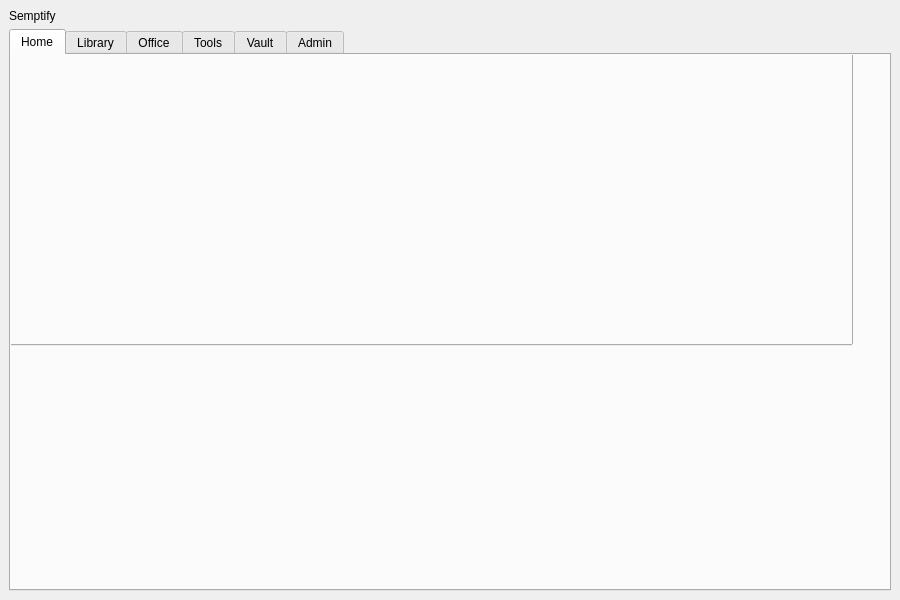
<?xml version="1.0" encoding="UTF-8"?>
<ui version="4.0">
 <class>SemptifyAppGUI</class>
 <widget class="QMainWindow" name="SemptifyAppGUI">
  <property name="geometry">
   <rect>
    <x>0</x>
    <y>0</y>
    <width>900</width>
    <height>600</height>
   </rect>
  </property>
  <property name="windowTitle">
   <string>Semptify App GUI</string>
  </property>
  <widget class="QWidget" name="centralwidget">
   <layout class="QVBoxLayout" name="mainLayout">
    <item>
     <widget class="QLabel" name="logoLabel">
      <property name="text">
       <string>Semptify</string>
      </property>
     </widget>
    </item>
    <item>
     <widget class="QTabWidget" name="tabWidget">
      <property name="tabPosition">
       <enum>QTabWidget::TabPosition::North</enum>
      </property>
      <widget class="QWidget" name="tabHome">
       <attribute name="title">
        <string>Home</string>
       </attribute>
       <widget class="QWidget" name="gridLayoutWidget">
        <property name="geometry">
         <rect>
          <x>220</x>
          <y>70</y>
          <width>160</width>
          <height>80</height>
         </rect>
        </property>
        <layout class="QGridLayout" name="gridLayout"/>
       </widget>
       <widget class="QTabWidget" name="tabWidget_2">
        <property name="geometry">
         <rect>
          <x>-40</x>
          <y>-80</y>
          <width>882</width>
          <height>371</height>
         </rect>
        </property>
        <property name="tabPosition">
         <enum>QTabWidget::TabPosition::North</enum>
        </property>
        <widget class="QWidget" name="tabHome_2">
         <attribute name="title">
          <string>Home</string>
         </attribute>
         <widget class="QWidget" name="gridLayoutWidget_2">
          <property name="geometry">
           <rect>
            <x>220</x>
            <y>70</y>
            <width>160</width>
            <height>80</height>
           </rect>
          </property>
          <layout class="QGridLayout" name="gridLayout_2"/>
         </widget>
        </widget>
        <widget class="QWidget" name="tabLibrary_2">
         <attribute name="title">
          <string>Library</string>
         </attribute>
        </widget>
        <widget class="QWidget" name="tabOffice_2">
         <attribute name="title">
          <string>Office</string>
         </attribute>
        </widget>
        <widget class="QWidget" name="tabTools_2">
         <attribute name="title">
          <string>Tools</string>
         </attribute>
        </widget>
        <widget class="QWidget" name="tabVault_2">
         <attribute name="title">
          <string>Vault</string>
         </attribute>
        </widget>
        <widget class="QWidget" name="tabAdmin_2">
         <attribute name="title">
          <string>Admin</string>
         </attribute>
        </widget>
       </widget>
      </widget>
      <widget class="QWidget" name="tabLibrary">
       <attribute name="title">
        <string>Library</string>
       </attribute>
      </widget>
      <widget class="QWidget" name="tabOffice">
       <attribute name="title">
        <string>Office</string>
       </attribute>
      </widget>
      <widget class="QWidget" name="tabTools">
       <attribute name="title">
        <string>Tools</string>
       </attribute>
      </widget>
      <widget class="QWidget" name="tabVault">
       <attribute name="title">
        <string>Vault</string>
       </attribute>
      </widget>
      <widget class="QWidget" name="tabAdmin">
       <attribute name="title">
        <string>Admin</string>
       </attribute>
      </widget>
     </widget>
    </item>
   </layout>
  </widget>
 </widget>
 <resources/>
 <connections/>
</ui>
